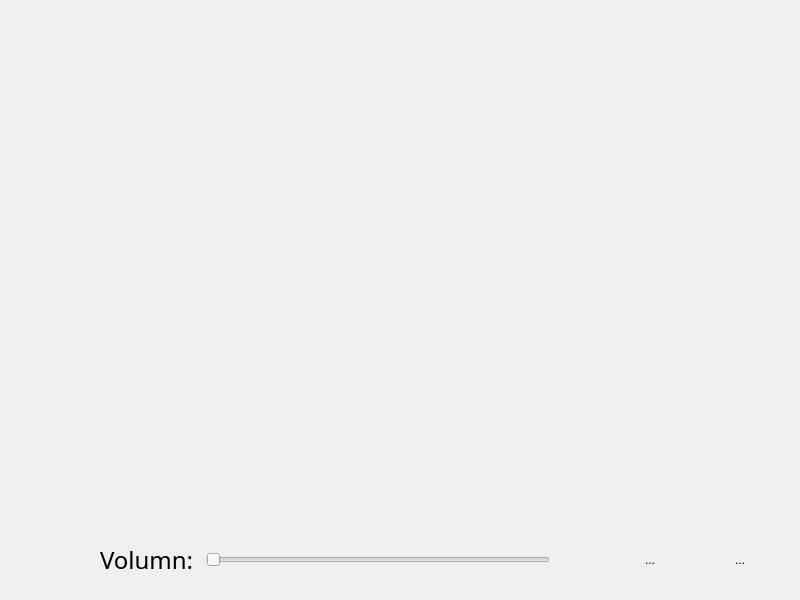
<?xml version="1.0" encoding="UTF-8"?>
<ui version="4.0">
 <class>PauseMenu</class>
 <widget class="QWidget" name="PauseMenu">
  <property name="geometry">
   <rect>
    <x>0</x>
    <y>0</y>
    <width>800</width>
    <height>600</height>
   </rect>
  </property>
  <property name="windowTitle">
   <string>Form</string>
  </property>
  <widget class="QToolButton" name="continue_btn">
   <property name="geometry">
    <rect>
     <x>710</x>
     <y>530</y>
     <width>60</width>
     <height>60</height>
    </rect>
   </property>
   <property name="text">
    <string>...</string>
   </property>
   <property name="icon">
    <iconset resource="res.qrc">
     <normaloff>:/res/continue.png</normaloff>:/res/continue.png</iconset>
   </property>
   <property name="iconSize">
    <size>
     <width>55</width>
     <height>55</height>
    </size>
   </property>
   <property name="autoRaise">
    <bool>true</bool>
   </property>
  </widget>
  <widget class="QToolButton" name="save_btn">
   <property name="geometry">
    <rect>
     <x>620</x>
     <y>530</y>
     <width>60</width>
     <height>60</height>
    </rect>
   </property>
   <property name="text">
    <string>...</string>
   </property>
   <property name="icon">
    <iconset resource="res.qrc">
     <normaloff>:/res/save.png</normaloff>:/res/save.png</iconset>
   </property>
   <property name="iconSize">
    <size>
     <width>55</width>
     <height>55</height>
    </size>
   </property>
   <property name="autoRaise">
    <bool>true</bool>
   </property>
  </widget>
  <widget class="QLabel" name="label">
   <property name="geometry">
    <rect>
     <x>90</x>
     <y>40</y>
     <width>600</width>
     <height>350</height>
    </rect>
   </property>
   <property name="font">
    <font>
     <family>0xProto Nerd Font Mono</family>
     <pointsize>12</pointsize>
     <bold>false</bold>
    </font>
   </property>
   <property name="text">
    <string/>
   </property>
   <property name="textFormat">
    <enum>Qt::PlainText</enum>
   </property>
  </widget>
  <widget class="QWidget" name="volumn_bar" native="true">
   <property name="geometry">
    <rect>
     <x>100</x>
     <y>540</y>
     <width>450</width>
     <height>40</height>
    </rect>
   </property>
   <layout class="QHBoxLayout" name="horizontalLayout">
    <item>
     <widget class="QLabel" name="lable_volumn">
      <property name="font">
       <font>
        <family>0xProto Nerd Font Mono</family>
        <pointsize>18</pointsize>
       </font>
      </property>
      <property name="text">
       <string>Volumn: </string>
      </property>
     </widget>
    </item>
    <item>
     <widget class="QSlider" name="horizontalSlider">
      <property name="orientation">
       <enum>Qt::Horizontal</enum>
      </property>
     </widget>
    </item>
   </layout>
  </widget>
 </widget>
 <resources>
  <include location="res.qrc"/>
 </resources>
 <connections/>
</ui>
